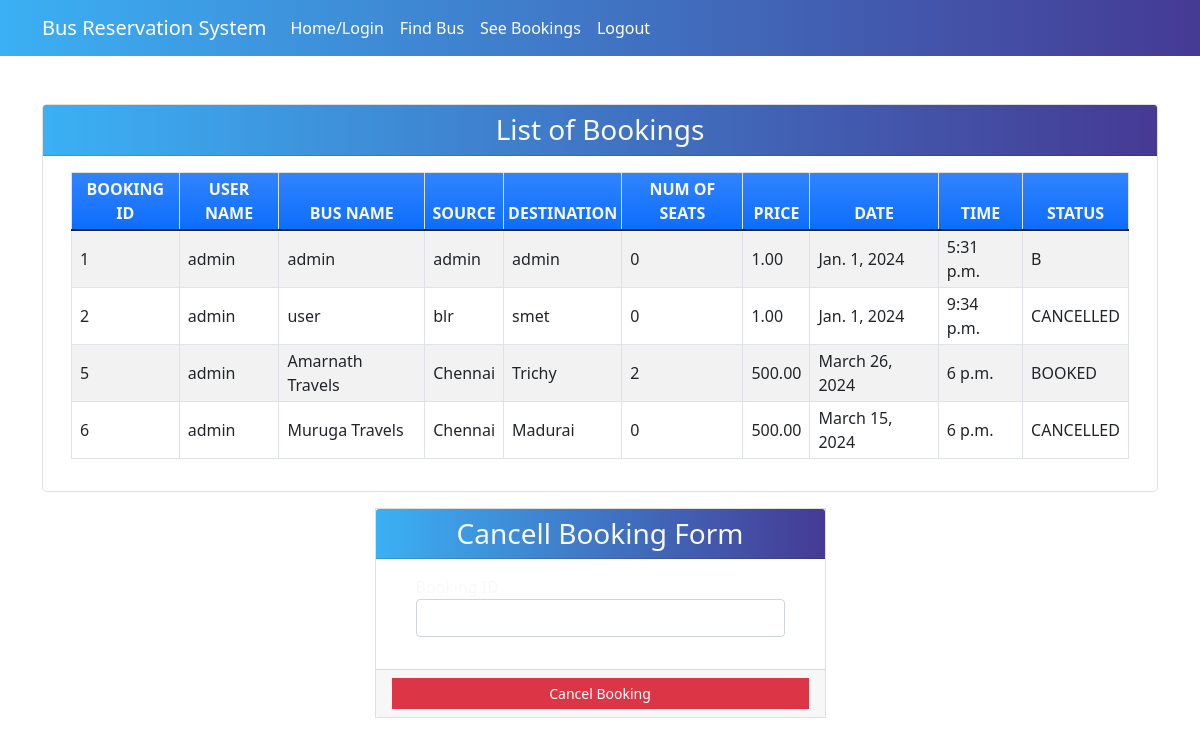
/seebookings (signed in), run on the app's committed database.
### myapp/models.py (models this page shows, shortened)
class Book(models.Model):
    BOOKED = 'B'
    CANCELLED = 'C'
    TICKET_STATUSES = ((BOOKED, 'Booked'),
                       (CANCELLED, 'Cancelled'),)
    email = models.EmailField()
    name = models.CharField(max_length=30)
    userid =models.DecimalField(decimal_places=0, max_digits=2)
    busid=models.DecimalField(decimal_places=0, max_digits=2)
    bus_name = models.CharField(max_length=30)
    source = models.CharField(max_length=30)
    dest = models.CharField(max_length=30)
    nos = models.DecimalField(decimal_places=0, max_digits=2)
    price = models.DecimalField(decimal_places=2, max_digits=6)
    date = models.DateField()
    time = models.TimeField()
    status = models.CharField(choices=TICKET_STATUSES, default=BOOKED, max_length=2)
    class Meta:
        verbose_name_plural = "List of Books"

### myapp/views.py (the view)
# urls.py: path('seebookings', views.seebookings, name="seebookings"),
@login_required(login_url='signin')
def seebookings(request,new={}):
    context = {}
    id_r = request.user.id
    book_list = Book.objects.filter(userid=id_r)
    if book_list:
        return render(request, 'myapp/booklist.html', locals())
    else:
        context["error"] = "Sorry no buses booked"
        return render(request, 'myapp/findbus.html', context)

### myapp/templates/myapp/booklist.html (shortened to what this page needs)
{% extends 'myapp/base.html' %} {% block content %}
<div class="container my-5">
    <div class="card rounded-3" style="background-color: rgba(255, 255, 255, 0.2); backdrop-filter: blur(10px);">
        <div class="card-header" style="background: linear-gradient(to right, #3bb0f4, #453a94);">
            <div class="card-title h3 mb-0 text-center text-light">List of Bookings</div>
        </div>
        <div class="card-body">
            <div class="container-fluid">
                <table class="table table-bordered table-striped">
                    <thead>
                        <tr class="bg-gradient bg-primary text-light">
                            <th class="p-1 text-center">BOOKING ID</th>
                            <th class="p-1 text-center">USER NAME</th>
                            <th class="p-1 text-center">BUS NAME</th>
                            <th class="p-1 text-center">SOURCE</th>
                            <th class="p-1 text-center">DESTINATION</th>
                            <th class="p-1 text-center">NUM OF SEATS</th>
                            <th class="p-1 text-center">PRICE</th>
                            <th class="p-1 text-center">DATE</th>
                            <th class="p-1 text-center">TIME</th>
                            <th class="p-1 text-center">STATUS</th>
                        </tr>
                    </thead>
                    {% for row in book_list %}
                    <tr>
                        <td class="px-2 py-1 align-middle">{{row.id}}</td>
                        <td class="px-2 py-1 align-middle">{{row.name}}</td>
                        <td class="px-2 py-1 align-middle">{{row.bus_name}}</td>
                        <td class="px-2 py-1 align-middle">{{row.source}}</td>
                        <td class="px-2 py-1 align-middle">{{row.dest}}</td>
                        <td class="px-2 py-1 align-middle">{{row.nos}}</td>
                        <td class="px-2 py-1 align-middle">{{row.price}}</td>
                        <td class="px-2 py-1 align-middle">{{row.date}}</td>
                        <td class="px-2 py-1 align-middle">{{row.time}}</td>
                        <td class="px-2 py-1 align-middle">{{row.status}}</td>
                    </tr>
                    {% endfor %}
                </table>
            </div>
        </div>
    </div>
    <div class="row mt-3 justify-content-center">
        <div class="col-lg-5 col-md-7 col-sm-10 col-xs-12">
            <div class="card rounded-0" style="background-color: rgba(255, 255, 255, 0.2); backdrop-filter: blur(10px);">
                <div class="card-header" style="background: linear-gradient(to right, #3bb0f4, #453a94);">
                    <div class="card-title h3 mb-0 text-light text-center">Cancell Booking Form</div>
                </div>
                <div class="card-body">
                    <div class="container-fluid">
                        <form action="{% url 'cancellings' %}" method="post" id="cancel-form">
                            <div class="mb-3">
                                <label for="bus_id" class="control-label text-light">Booking ID</label>
                                <input name='bus_id' class="form-control" type="number" id="bus_id">
                            </div>
                        </form>
                    </div>
                </div>
                <div class="card-footer text-center">
                    <button class="btn btn-sm rounded-0 btn-danger w-100" form="cancel-form">Cancel Booking</button>
                </div>
            </div>
        </div>
    </div>
</div>
{% endblock %}

### myapp/templates/myapp/base.html (shortened to what this page needs)
<!DOCTYPE html>
<html lang="en">
<head>
    <link href="https://cdn.jsdelivr.net/npm/bootstrap@5.1.3/dist/css/bootstrap.min.css" rel="stylesheet">
</head>
<body>
<nav class="navbar navbar-expand-lg navbar-light bg-secondary">
    <div class="container">
        <a class="navbar-brand text-white" href="#">Bus Reservation System</a>
        <div class="collapse navbar-collapse" id="navbarNavAltMarkup">
            <div class="navbar-nav">
                <a class="nav-link active text-white" href="{% url 'home' %}">Home/Login</a>
                <a class="nav-link text-white" href="{% url 'findbus' %}">Find Bus</a>
                <a class="nav-link text-white" href="{% url 'seebookings' %}">See Bookings</a>
                {% if request.user.is_active %}
                    <a class="nav-link text-white" href="{% url 'signout' %}">Logout</a>
                {% else %}
                    <a class="nav-link text-white" href="{% url 'signup' %}">Registration</a>
                {% endif %}
            </div>
        </div>
    </div>
</nav>
{% block content %}
{% endblock %}
</body>
</html>

### myapp/templates/myapp/base.html (style rules this page uses)
body { background-image: url(https://cdn.pixabay.com/photo/2023/11/23/08/23/ai-generated-8407272_1280.png); background-repeat: no-repeat; background-size: cover; background-position: center top 38%; }
.navbar { background: linear-gradient(to right, #3bb0f4, #453a94); }

### data on the page
Book: id "1", name "admin", bus_name "admin", source "admin", dest "admin", nos "0", price "1.00", date "Jan. 1, 2024", time "5:31 p.m.", status "B"
Book: id "2", name "admin", bus_name "user", source "blr", dest "smet", nos "0", price "1.00", date "Jan. 1, 2024", time "9:34 p.m.", status "CANCELLED"
Book: id "5", name "admin", bus_name "Amarnath Travels", source "Chennai", dest "Trichy", nos "2", price "500.00", date "March 26, 2024", time "6 p.m.", status "BOOKED"
Book: id "6", name "admin", bus_name "Muruga Travels", source "Chennai", dest "Madurai", nos "0", price "500.00", date "March 15, 2024", time "6 p.m.", status "CANCELLED"
